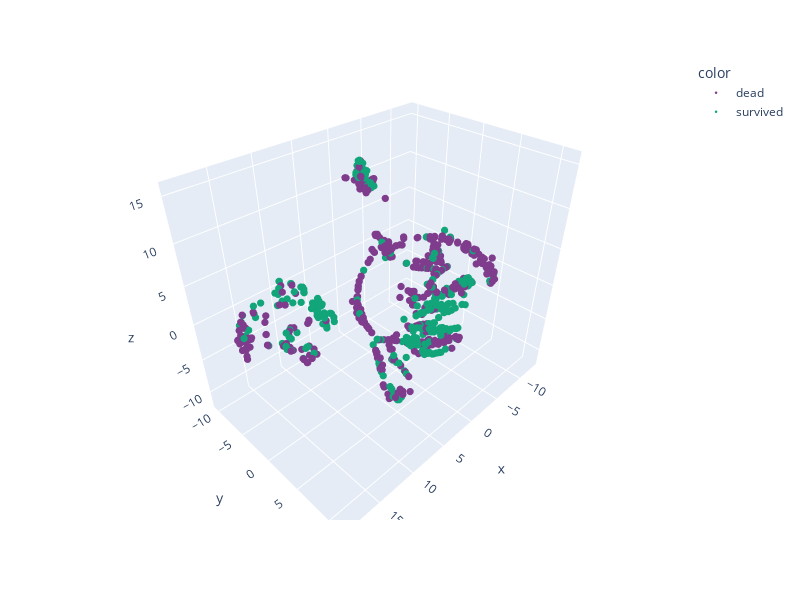

Notebook source saved alongside this figure:
### Markdown cell above
### t-SNE

t-SNE is a non-linear dimensionality reduction algorithm which uses k-nearest neighbors to preserve the local structure of the data. It is often used to visualize high-dimensional data to provide insights. However, it is much slower than PCA.

### Code cell
from sklearn.manifold import TSNE

tsne = TSNE(3)

X3d_tsne = tsne.fit_transform(X)

px.scatter_3d(
    x=X3d_tsne[:,0], y=X3d_tsne[:,1], z=X3d_tsne[:,2],
    color=y.map({0: 'dead', 1: 'survived'}),
    color_discrete_sequence=px.colors.qualitative.Bold,
    width=800, height=600
).update_traces(
    marker_size=2.5
)

### Figure 1 — Plotly figure (JSON) as saved in the notebook; plotly's stock layout.template omitted (floating-point values rounded to 4 significant figures; data arrays with more than 128 entries replaced by an {"elided": "..."} marker saying what was removed)
{"data": [{"hovertemplate": "color=dead<br>x=%{x}<br>y=%{y}<br>z=%{z}<extra></extra>", "legendgroup": "dead", "marker": {"color": "rgb(127, 60, 141)", "size": 2.5, "symbol": "circle"}, "mode": "markers", "name": "dead", "scene": "scene", "showlegend": true, "type": "scatter3d", "x": {"elided": "549 float values"}, "y": {"elided": "549 float values"}, "z": {"elided": "549 float values"}}, {"hovertemplate": "color=survived<br>x=%{x}<br>y=%{y}<br>z=%{z}<extra></extra>", "legendgroup": "survived", "marker": {"color": "rgb(17, 165, 121)", "size": 2.5, "symbol": "circle"}, "mode": "markers", "name": "survived", "scene": "scene", "showlegend": true, "type": "scatter3d", "x": {"elided": "342 float values"}, "y": {"elided": "342 float values"}, "z": {"elided": "342 float values"}}], "layout": {"height": 600, "legend": {"title": {"text": "color"}, "tracegroupgap": 0}, "margin": {"t": 60}, "scene": {"aspectmode": "auto", "aspectratio": {"x": 1.192, "y": 0.8196, "z": 1.024}, "domain": {"x": [0, 1], "y": [0, 1]}, "xaxis": {"title": {"text": "x"}, "type": "linear"}, "yaxis": {"title": {"text": "y"}, "type": "linear"}, "zaxis": {"title": {"text": "z"}, "type": "linear"}}, "width": 800}}
